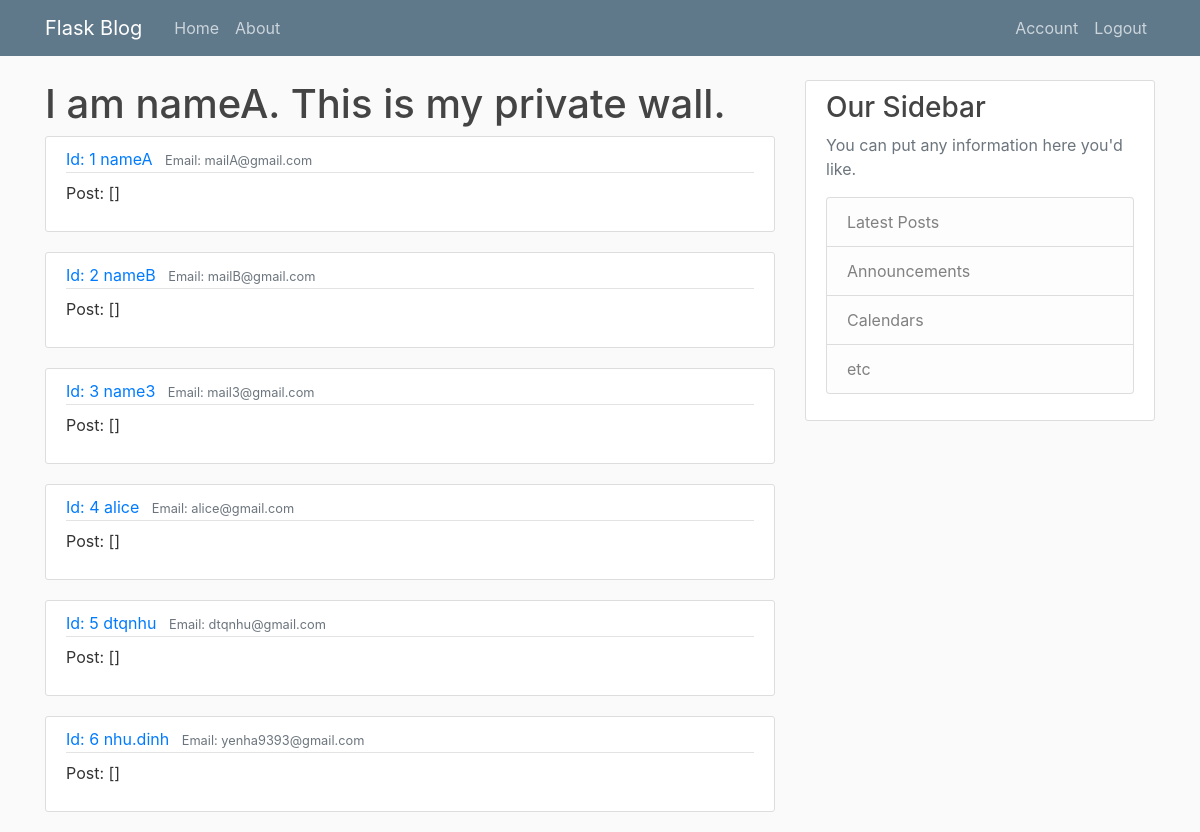
Page /account (signed in) on the earlier database version.
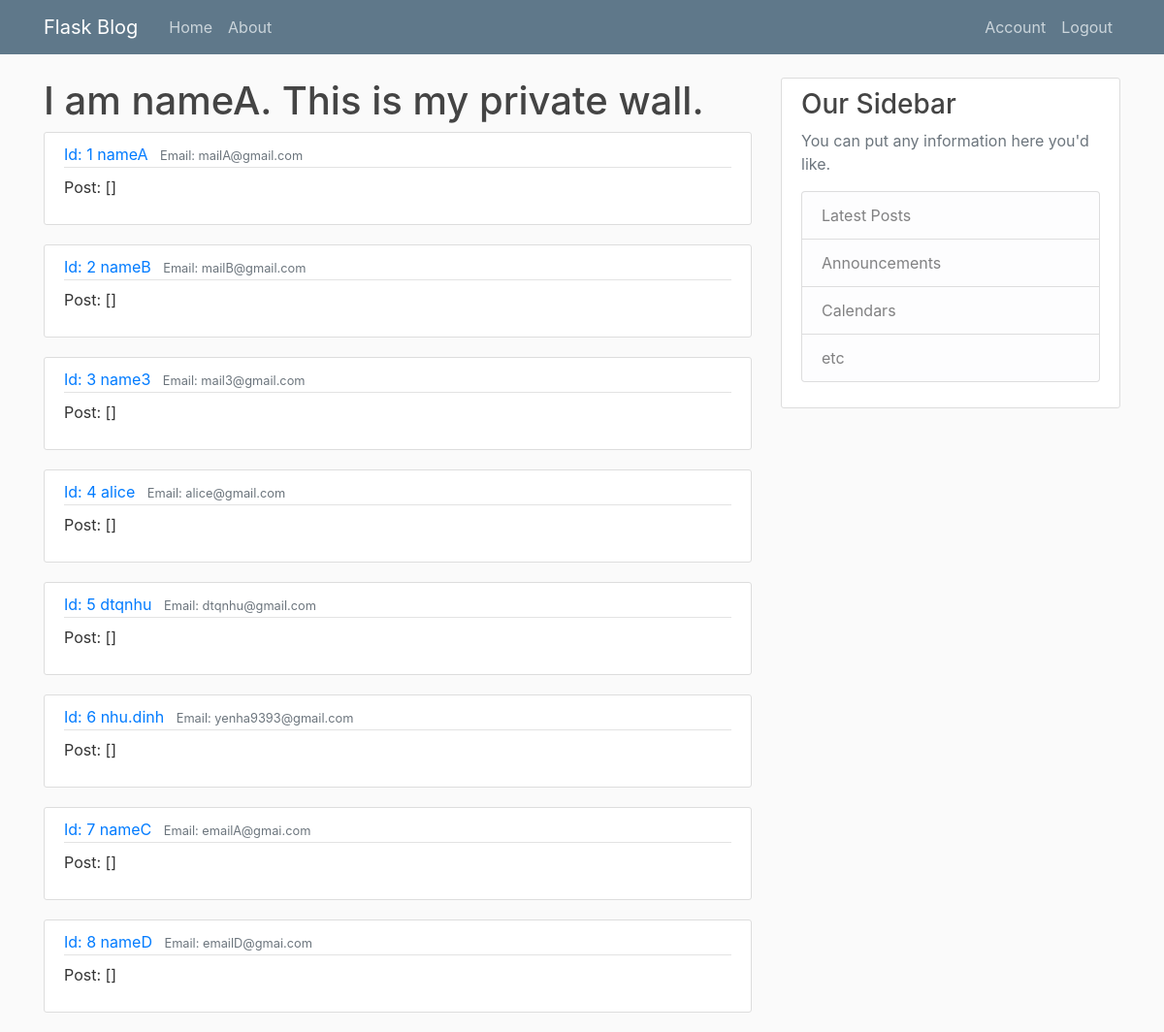
Same page on the later database version.
### flask_env/models.py (models this page shows)
class User(db.Model, UserMixin):
    id = db.Column(db.Integer, primary_key=True)
    username = db.Column(db.String(20), unique=True, nullable=False)
    email = db.Column(db.String(120), unique=True, nullable=False)
    image_file = db.Column(db.String(20), nullable=False, default='default.jpg')
    password = db.Column(db.String(60), nullable=False)
    posts = db.relationship('Post', backref='author', lazy=True)
    def __repr__(self):
        return f"User('{self.username}', '{self.email}', '{self.image_file}', '{self.password}')"

### flask_env/routes.py (the view)
@app.route("/account")
@login_required
def account():
    users = User.query.all()
    print(users)
    return render_template('account.html', title='Acount', users=users)

### flask_env/models.py (called while the page is built)
@login_manger.user_loader
def load_user(user_id):
    print('-----load_user----------')
    print(User.query.get(int(user_id)), user_id, int(user_id))
    return User.query.get(int(user_id))

### flask_env/templates/account.html (shortened to what this page needs)
{% extends "layout.html" %}
{% block content %}
    <h1> I am {{ current_user.username }}. This is my private wall.</h1>
    {% for user in users %}
        <article class="media content-section">
        <div class="media-body">
            <div class="article-metadata">
            <a class="mr-2" href="#"> Id: {{ user.id }} {{ user.username }} </a>
            <small class="text-muted"> Email: {{ user.email }} </small>
            </div>
            <p class="article-content">Post: {{ user.posts }}</p>
        </div>
        </article>
    {% endfor %}
{% endblock content %}

### flask_env/templates/layout.html (shortened to what this page needs)
<!DOCTYPE html>
<html>
<head>
    <link rel="stylesheet" href="https://maxcdn.bootstrapcdn.com/bootstrap/4.0.0/css/bootstrap.min.css">
    <link rel="stylesheet" type="text/css" href="{{ url_for('static', filename='main.css') }}">
</head>
<body>
    <header class="site-header">
      <nav class="navbar navbar-expand-md navbar-dark bg-steel fixed-top">
        <div class="container">
          <a class="navbar-brand mr-4" href="/">Flask Blog</a>
          <div class="collapse navbar-collapse" id="navbarToggle">
            <div class="navbar-nav mr-auto">
              {% if current_user.is_authenticated %}
                <a class="nav-item nav-link" href="{{ url_for('home') }}"> Home</a>
                <a class="nav-item nav-link" href="{{ url_for('about') }}">About</a>
              {% endif %}
            </div>
            <div class="navbar-nav">
              {% if current_user.is_authenticated %}
                <a class="nav-item nav-link" href="{{ url_for('account') }}">Account</a>
                <a class="nav-item nav-link" href="{{ url_for('logout') }}">Logout</a>
              {% else %}
                <a class="nav-item nav-link" href="{{ url_for('login') }}">Login</a>
                <a class="nav-item nav-link" href="{{ url_for('register') }}">Register</a>
              {% endif %}
            </div>
          </div>
        </div>
      </nav>
    </header>
    <main role="main" class="container">
      <div class="row">
        <div class="col-md-8">
          {% block content %}{% endblock %}
        </div>
        <div class="col-md-4">
          <div class="content-section">
            <h3>Our Sidebar</h3>
            <p class='text-muted'>You can put any information here you'd like.
              <ul class="list-group">
                <li class="list-group-item list-group-item-light">Latest Posts</li>
                <li class="list-group-item list-group-item-light">Announcements</li>
                <li class="list-group-item list-group-item-light">Calendars</li>
                <li class="list-group-item list-group-item-light">etc</li>
              </ul>
            </p>
          </div>
        </div>
      </div>
    </main>
</body>
</html>

### flask_env/static/main.css (style rules this page uses)
body { background: #fafafa; color: #333333; margin-top: 5rem; }
h1, h2, h3, h4, h5, h6 { color: #444444; }
.bg-steel { background-color: #5f788a; }
.site-header .navbar-nav .nav-link { color: #cbd5db; }
.content-section { background: #ffffff; padding: 10px 20px; border: 1px solid #dddddd; border-radius: 3px; margin-bottom: 20px; }
.article-content { white-space: pre-line; }
.article-metadata { padding-bottom: 1px; margin-bottom: 4px; border-bottom: 1px solid #e3e3e3 }

Differences in the rows shown:
added User: id "7", username "nameC", email "emailA@gmai.com", posts "[]"
added User: id "8", username "nameD", email "emailD@gmai.com", posts "[]"
